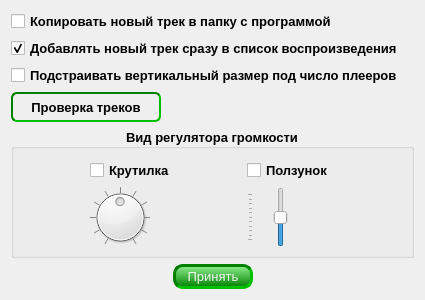
<?xml version="1.0" encoding="UTF-8"?>
<ui version="4.0">
 <class>ConfigsForm</class>
 <widget class="QDialog" name="ConfigsForm">
  <property name="geometry">
   <rect>
    <x>0</x>
    <y>0</y>
    <width>425</width>
    <height>300</height>
   </rect>
  </property>
  <property name="minimumSize">
   <size>
    <width>373</width>
    <height>300</height>
   </size>
  </property>
  <property name="maximumSize">
   <size>
    <width>16777215</width>
    <height>300</height>
   </size>
  </property>
  <property name="font">
   <font>
    <weight>75</weight>
    <bold>true</bold>
   </font>
  </property>
  <property name="windowTitle">
   <string>Настройки</string>
  </property>
  <layout class="QVBoxLayout" name="verticalLayout">
   <item>
    <widget class="QCheckBox" name="copyFile_Chbox">
     <property name="font">
      <font>
       <pointsize>10</pointsize>
       <weight>75</weight>
       <bold>true</bold>
      </font>
     </property>
     <property name="text">
      <string>Копировать новый трек в папку с программой</string>
     </property>
    </widget>
   </item>
   <item>
    <widget class="QCheckBox" name="addNewTrackToPlaylist_ChBox">
     <property name="font">
      <font>
       <pointsize>10</pointsize>
       <weight>75</weight>
       <bold>true</bold>
      </font>
     </property>
     <property name="text">
      <string>Добавлять новый трек сразу в список воспроизведения</string>
     </property>
     <property name="checked">
      <bool>true</bool>
     </property>
    </widget>
   </item>
   <item>
    <widget class="QCheckBox" name="resizeByCount_checkBox">
     <property name="font">
      <font>
       <pointsize>10</pointsize>
       <weight>75</weight>
       <bold>true</bold>
      </font>
     </property>
     <property name="text">
      <string>Подстраивать вертикальный размер под число плееров</string>
     </property>
    </widget>
   </item>
   <item>
    <layout class="QHBoxLayout" name="horizontalLayout">
     <property name="leftMargin">
      <number>0</number>
     </property>
     <property name="topMargin">
      <number>0</number>
     </property>
     <property name="rightMargin">
      <number>0</number>
     </property>
     <property name="bottomMargin">
      <number>0</number>
     </property>
     <item>
      <widget class="QPushButton" name="pushButton">
       <property name="minimumSize">
        <size>
         <width>150</width>
         <height>30</height>
        </size>
       </property>
       <property name="maximumSize">
        <size>
         <width>150</width>
         <height>30</height>
        </size>
       </property>
       <property name="font">
        <font>
         <pointsize>10</pointsize>
         <weight>75</weight>
         <bold>true</bold>
        </font>
       </property>
       <property name="toolTip">
        <string>&lt;html&gt;&lt;head/&gt;&lt;body&gt;&lt;p&gt;&lt;span style=&quot; font-size:10pt;&quot;&gt;Проверка треков на наличие аудиофайлов соответсвующих этим трекам&lt;/span&gt;&lt;/p&gt;&lt;/body&gt;&lt;/html&gt;</string>
       </property>
       <property name="styleSheet">
        <string notr="true">QPushButton 
{
     border: 2px inset #8f8f91;
	 border-color: rgb(0, 128, 0);
     border-radius: 6px;
     background-color: qlineargradient(x1: 0, y1: 0, x2: 0, y2: 1,
                                       stop: 0 #f6f7fa, stop: 1 #dadbde);
 }

QPushButton:hover 
{
	 border: 2px outset #8f8f91;
	 border-color: rgb(0, 128, 0);
}

 QPushButton:pressed 
{
     background-color: qlineargradient(x1: 0, y1: 0, x2: 0, y2: 1,
                                       stop: 0 #dadbde, stop: 1 #f6f7fa);
	border-style: inset;
 }

 QPushButton:flat 
{
     border: none; 
 }

 QPushButton:default
 {
     border-color: navy;
 }</string>
       </property>
       <property name="text">
        <string>Проверка треков</string>
       </property>
       <property name="icon">
        <iconset resource="SoundAround.qrc">
         <normaloff>:/SoundAround/images/refresh-24.png</normaloff>:/SoundAround/images/refresh-24.png</iconset>
       </property>
       <property name="iconSize">
        <size>
         <width>20</width>
         <height>20</height>
        </size>
       </property>
       <property name="autoDefault">
        <bool>false</bool>
       </property>
      </widget>
     </item>
     <item>
      <spacer name="horizontalSpacer_3">
       <property name="orientation">
        <enum>Qt::Horizontal</enum>
       </property>
       <property name="sizeHint" stdset="0">
        <size>
         <width>40</width>
         <height>20</height>
        </size>
       </property>
      </spacer>
     </item>
    </layout>
   </item>
   <item>
    <widget class="QGroupBox" name="volumeView_GBox">
     <property name="font">
      <font>
       <pointsize>10</pointsize>
       <weight>75</weight>
       <bold>true</bold>
      </font>
     </property>
     <property name="title">
      <string>Вид регулятора громкости</string>
     </property>
     <property name="alignment">
      <set>Qt::AlignCenter</set>
     </property>
     <layout class="QGridLayout" name="gridLayout">
      <item row="0" column="0">
       <widget class="QCheckBox" name="dialView_checkBox">
        <property name="font">
         <font>
          <pointsize>10</pointsize>
          <weight>75</weight>
          <bold>true</bold>
         </font>
        </property>
        <property name="text">
         <string>Крутилка</string>
        </property>
        <property name="tristate">
         <bool>false</bool>
        </property>
       </widget>
      </item>
      <item row="0" column="1">
       <widget class="QCheckBox" name="sliderView_checkBox">
        <property name="font">
         <font>
          <pointsize>10</pointsize>
          <weight>75</weight>
          <bold>true</bold>
         </font>
        </property>
        <property name="text">
         <string>Ползунок</string>
        </property>
       </widget>
      </item>
      <item row="1" column="0">
       <widget class="QDial" name="dialVolume">
        <property name="minimumSize">
         <size>
          <width>60</width>
          <height>60</height>
         </size>
        </property>
        <property name="maximumSize">
         <size>
          <width>60</width>
          <height>60</height>
         </size>
        </property>
        <property name="autoFillBackground">
         <bool>false</bool>
        </property>
        <property name="maximum">
         <number>100</number>
        </property>
        <property name="value">
         <number>50</number>
        </property>
        <property name="orientation">
         <enum>Qt::Horizontal</enum>
        </property>
        <property name="notchTarget">
         <double>10.000000000000000</double>
        </property>
        <property name="notchesVisible">
         <bool>true</bool>
        </property>
       </widget>
      </item>
      <item row="1" column="1">
       <widget class="QSlider" name="sliderVolume">
        <property name="sizePolicy">
         <sizepolicy hsizetype="Fixed" vsizetype="Fixed">
          <horstretch>0</horstretch>
          <verstretch>0</verstretch>
         </sizepolicy>
        </property>
        <property name="minimumSize">
         <size>
          <width>60</width>
          <height>60</height>
         </size>
        </property>
        <property name="maximumSize">
         <size>
          <width>60</width>
          <height>60</height>
         </size>
        </property>
        <property name="maximum">
         <number>100</number>
        </property>
        <property name="value">
         <number>50</number>
        </property>
        <property name="orientation">
         <enum>Qt::Vertical</enum>
        </property>
        <property name="tickPosition">
         <enum>QSlider::TicksAbove</enum>
        </property>
        <property name="tickInterval">
         <number>10</number>
        </property>
       </widget>
      </item>
     </layout>
    </widget>
   </item>
   <item>
    <spacer name="verticalSpacer">
     <property name="orientation">
      <enum>Qt::Vertical</enum>
     </property>
     <property name="sizeHint" stdset="0">
      <size>
       <width>20</width>
       <height>40</height>
      </size>
     </property>
    </spacer>
   </item>
   <item>
    <layout class="QHBoxLayout" name="horizontalLayout_4">
     <item>
      <spacer name="horizontalSpacer">
       <property name="orientation">
        <enum>Qt::Horizontal</enum>
       </property>
       <property name="sizeHint" stdset="0">
        <size>
         <width>40</width>
         <height>20</height>
        </size>
       </property>
      </spacer>
     </item>
     <item>
      <widget class="QPushButton" name="accept_btn">
       <property name="sizePolicy">
        <sizepolicy hsizetype="Preferred" vsizetype="Fixed">
         <horstretch>0</horstretch>
         <verstretch>0</verstretch>
        </sizepolicy>
       </property>
       <property name="minimumSize">
        <size>
         <width>80</width>
         <height>25</height>
        </size>
       </property>
       <property name="palette">
        <palette>
         <active>
          <colorrole role="Button">
           <brush brushstyle="LinearGradientPattern">
            <gradient startx="0.000000000000000" starty="0.000000000000000" endx="0.000000000000000" endy="1.000000000000000" type="LinearGradient" spread="PadSpread" coordinatemode="ObjectBoundingMode">
             <gradientstop position="0.000000000000000">
              <color alpha="255">
               <red>144</red>
               <green>238</green>
               <blue>144</blue>
              </color>
             </gradientstop>
             <gradientstop position="1.000000000000000">
              <color alpha="255">
               <red>0</red>
               <green>128</green>
               <blue>0</blue>
              </color>
             </gradientstop>
            </gradient>
           </brush>
          </colorrole>
          <colorrole role="ButtonText">
           <brush brushstyle="SolidPattern">
            <color alpha="255">
             <red>243</red>
             <green>243</green>
             <blue>243</blue>
            </color>
           </brush>
          </colorrole>
          <colorrole role="Base">
           <brush brushstyle="LinearGradientPattern">
            <gradient startx="0.000000000000000" starty="0.000000000000000" endx="0.000000000000000" endy="1.000000000000000" type="LinearGradient" spread="PadSpread" coordinatemode="ObjectBoundingMode">
             <gradientstop position="0.000000000000000">
              <color alpha="255">
               <red>144</red>
               <green>238</green>
               <blue>144</blue>
              </color>
             </gradientstop>
             <gradientstop position="1.000000000000000">
              <color alpha="255">
               <red>0</red>
               <green>128</green>
               <blue>0</blue>
              </color>
             </gradientstop>
            </gradient>
           </brush>
          </colorrole>
          <colorrole role="Window">
           <brush brushstyle="LinearGradientPattern">
            <gradient startx="0.000000000000000" starty="0.000000000000000" endx="0.000000000000000" endy="1.000000000000000" type="LinearGradient" spread="PadSpread" coordinatemode="ObjectBoundingMode">
             <gradientstop position="0.000000000000000">
              <color alpha="255">
               <red>144</red>
               <green>238</green>
               <blue>144</blue>
              </color>
             </gradientstop>
             <gradientstop position="1.000000000000000">
              <color alpha="255">
               <red>0</red>
               <green>128</green>
               <blue>0</blue>
              </color>
             </gradientstop>
            </gradient>
           </brush>
          </colorrole>
         </active>
         <inactive>
          <colorrole role="Button">
           <brush brushstyle="LinearGradientPattern">
            <gradient startx="0.000000000000000" starty="0.000000000000000" endx="0.000000000000000" endy="1.000000000000000" type="LinearGradient" spread="PadSpread" coordinatemode="ObjectBoundingMode">
             <gradientstop position="0.000000000000000">
              <color alpha="255">
               <red>144</red>
               <green>238</green>
               <blue>144</blue>
              </color>
             </gradientstop>
             <gradientstop position="1.000000000000000">
              <color alpha="255">
               <red>0</red>
               <green>128</green>
               <blue>0</blue>
              </color>
             </gradientstop>
            </gradient>
           </brush>
          </colorrole>
          <colorrole role="ButtonText">
           <brush brushstyle="SolidPattern">
            <color alpha="255">
             <red>243</red>
             <green>243</green>
             <blue>243</blue>
            </color>
           </brush>
          </colorrole>
          <colorrole role="Base">
           <brush brushstyle="LinearGradientPattern">
            <gradient startx="0.000000000000000" starty="0.000000000000000" endx="0.000000000000000" endy="1.000000000000000" type="LinearGradient" spread="PadSpread" coordinatemode="ObjectBoundingMode">
             <gradientstop position="0.000000000000000">
              <color alpha="255">
               <red>144</red>
               <green>238</green>
               <blue>144</blue>
              </color>
             </gradientstop>
             <gradientstop position="1.000000000000000">
              <color alpha="255">
               <red>0</red>
               <green>128</green>
               <blue>0</blue>
              </color>
             </gradientstop>
            </gradient>
           </brush>
          </colorrole>
          <colorrole role="Window">
           <brush brushstyle="LinearGradientPattern">
            <gradient startx="0.000000000000000" starty="0.000000000000000" endx="0.000000000000000" endy="1.000000000000000" type="LinearGradient" spread="PadSpread" coordinatemode="ObjectBoundingMode">
             <gradientstop position="0.000000000000000">
              <color alpha="255">
               <red>144</red>
               <green>238</green>
               <blue>144</blue>
              </color>
             </gradientstop>
             <gradientstop position="1.000000000000000">
              <color alpha="255">
               <red>0</red>
               <green>128</green>
               <blue>0</blue>
              </color>
             </gradientstop>
            </gradient>
           </brush>
          </colorrole>
         </inactive>
         <disabled>
          <colorrole role="Button">
           <brush brushstyle="LinearGradientPattern">
            <gradient startx="0.000000000000000" starty="0.000000000000000" endx="0.000000000000000" endy="1.000000000000000" type="LinearGradient" spread="PadSpread" coordinatemode="ObjectBoundingMode">
             <gradientstop position="0.000000000000000">
              <color alpha="255">
               <red>144</red>
               <green>238</green>
               <blue>144</blue>
              </color>
             </gradientstop>
             <gradientstop position="1.000000000000000">
              <color alpha="255">
               <red>0</red>
               <green>128</green>
               <blue>0</blue>
              </color>
             </gradientstop>
            </gradient>
           </brush>
          </colorrole>
          <colorrole role="ButtonText">
           <brush brushstyle="SolidPattern">
            <color alpha="255">
             <red>120</red>
             <green>120</green>
             <blue>120</blue>
            </color>
           </brush>
          </colorrole>
          <colorrole role="Base">
           <brush brushstyle="LinearGradientPattern">
            <gradient startx="0.000000000000000" starty="0.000000000000000" endx="0.000000000000000" endy="1.000000000000000" type="LinearGradient" spread="PadSpread" coordinatemode="ObjectBoundingMode">
             <gradientstop position="0.000000000000000">
              <color alpha="255">
               <red>144</red>
               <green>238</green>
               <blue>144</blue>
              </color>
             </gradientstop>
             <gradientstop position="1.000000000000000">
              <color alpha="255">
               <red>0</red>
               <green>128</green>
               <blue>0</blue>
              </color>
             </gradientstop>
            </gradient>
           </brush>
          </colorrole>
          <colorrole role="Window">
           <brush brushstyle="LinearGradientPattern">
            <gradient startx="0.000000000000000" starty="0.000000000000000" endx="0.000000000000000" endy="1.000000000000000" type="LinearGradient" spread="PadSpread" coordinatemode="ObjectBoundingMode">
             <gradientstop position="0.000000000000000">
              <color alpha="255">
               <red>144</red>
               <green>238</green>
               <blue>144</blue>
              </color>
             </gradientstop>
             <gradientstop position="1.000000000000000">
              <color alpha="255">
               <red>0</red>
               <green>128</green>
               <blue>0</blue>
              </color>
             </gradientstop>
            </gradient>
           </brush>
          </colorrole>
         </disabled>
        </palette>
       </property>
       <property name="font">
        <font>
         <pointsize>10</pointsize>
         <weight>50</weight>
         <bold>false</bold>
        </font>
       </property>
       <property name="styleSheet">
        <string notr="true">QPushButton 
{
    background-color: qlineargradient(x1: 0, y1: 0, x2: 0, y2: 1, stop: 0 lightgreen, stop: 1 green);
    border-color: #008000;
    border-style: inset;
    border-width: 3px;
    border-radius: 10px;
}

QPushButton:hover 
{
	  border-style: outset;
}

QPushButton:flat 
{
    border: none; 
}

QPushButton:default 
{
    border-color: #008000;
}

QPushButton:pressed 
{
    background-color: qlineargradient(x1: 0, y1: 0, x2: 0, y2: 1, stop: 0 royalblue, stop: 1 dodgerblue);
    border-style: inset;
}</string>
       </property>
       <property name="text">
        <string>Принять</string>
       </property>
      </widget>
     </item>
     <item>
      <spacer name="horizontalSpacer_2">
       <property name="orientation">
        <enum>Qt::Horizontal</enum>
       </property>
       <property name="sizeHint" stdset="0">
        <size>
         <width>40</width>
         <height>20</height>
        </size>
       </property>
      </spacer>
     </item>
    </layout>
   </item>
  </layout>
 </widget>
 <layoutdefault spacing="6" margin="11"/>
 <resources>
  <include location="SoundAround.qrc"/>
 </resources>
 <connections>
  <connection>
   <sender>accept_btn</sender>
   <signal>clicked()</signal>
   <receiver>ConfigsForm</receiver>
   <slot>acceptSlot()</slot>
   <hints>
    <hint type="sourcelabel">
     <x>252</x>
     <y>289</y>
    </hint>
    <hint type="destinationlabel">
     <x>292</x>
     <y>212</y>
    </hint>
   </hints>
  </connection>
  <connection>
   <sender>dialView_checkBox</sender>
   <signal>toggled(bool)</signal>
   <receiver>ConfigsForm</receiver>
   <slot>changeDialViewSlot(bool)</slot>
   <hints>
    <hint type="sourcelabel">
     <x>172</x>
     <y>168</y>
    </hint>
    <hint type="destinationlabel">
     <x>80</x>
     <y>206</y>
    </hint>
   </hints>
  </connection>
  <connection>
   <sender>sliderView_checkBox</sender>
   <signal>toggled(bool)</signal>
   <receiver>ConfigsForm</receiver>
   <slot>changeSliderViewSlot(bool)</slot>
   <hints>
    <hint type="sourcelabel">
     <x>335</x>
     <y>168</y>
    </hint>
    <hint type="destinationlabel">
     <x>338</x>
     <y>88</y>
    </hint>
   </hints>
  </connection>
  <connection>
   <sender>pushButton</sender>
   <signal>clicked()</signal>
   <receiver>ConfigsForm</receiver>
   <slot>checkTracksOnExistanceSlot()</slot>
   <hints>
    <hint type="sourcelabel">
     <x>128</x>
     <y>101</y>
    </hint>
    <hint type="destinationlabel">
     <x>25</x>
     <y>272</y>
    </hint>
   </hints>
  </connection>
 </connections>
 <slots>
  <slot>changeDialViewSlot(bool)</slot>
  <slot>changeSliderViewSlot(bool)</slot>
  <slot>acceptSlot()</slot>
  <slot>checkTracksOnExistanceSlot()</slot>
 </slots>
</ui>
